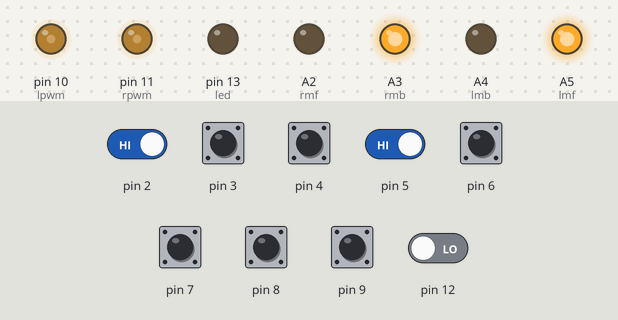
A sketch run on a simulated Arduino Uno, built with avr-gcc and run on an emulated ATmega328P. Shown: output pins drawn as LEDs (lit = HIGH). The inputs (shaded band) are chosen by the test bench; at power-on: pin 2–9 HIGH, pin 12 LOW.

Above: at 1.2 s.
1.3 s: pin 2 driven LOW
At 2.5 s:
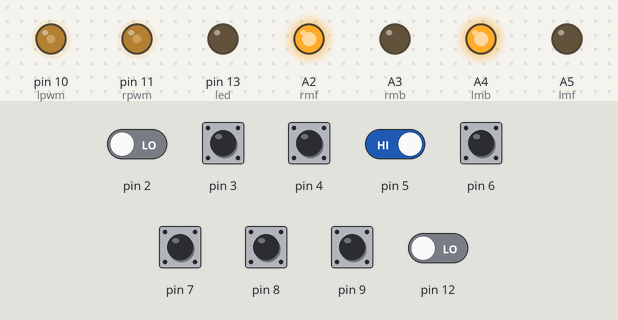
2.8 s: pin 5 driven LOW
At 3.7 s:
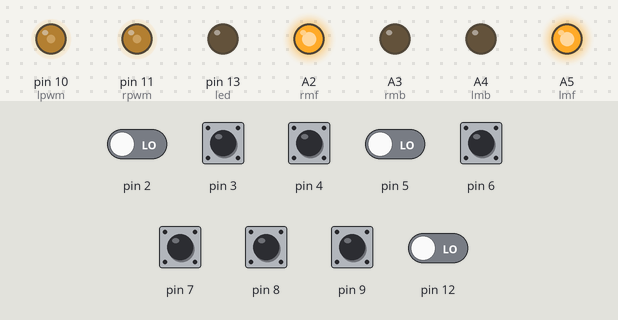
4.3 s: pin 5 driven HIGH
At 4.9 s:
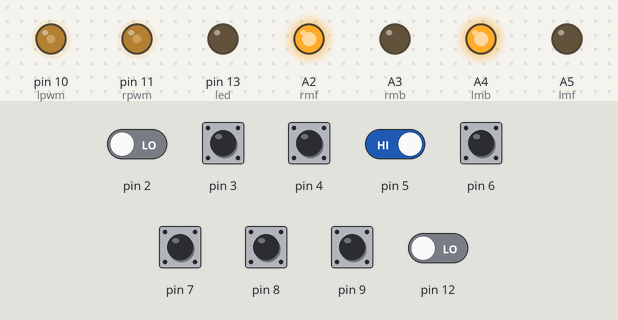
Timing chart, 0 to 7.3 s (numbered marks = the images above; inputs shaded):
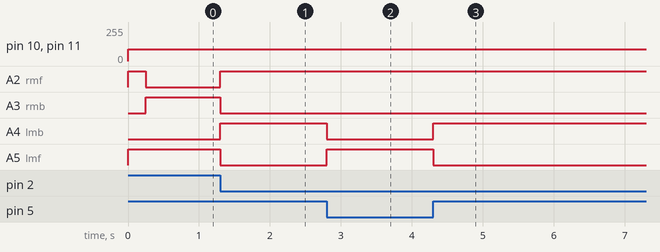

Measured:
- after the input at 1.3 s, A2 (rmf), A4 (lmb): LOW → HIGH at once; A3 (rmb), A5 (lmf): HIGH → LOW at once
- after the input at 2.8 s, A4 (lmb): HIGH → LOW at once; A5 (lmf): LOW → HIGH at once
- after the input at 4.3 s, A4 (lmb): LOW → HIGH at once; A5 (lmf): HIGH → LOW at once

The sketch:

line_follower_without_pid.ino
```cpp
int s1, s2, s3, s4, s5, s6, s7, s8, s9;
#define led 13
int spd = 90;
const int lmf = A5;
const int lmb = A4;
const int rmb = A3;
const int rmf = A2;
#define lpwm 10
#define rpwm 11
int lastTurn = 0;
// -1 = left, +1 = right
bool lineSearching = false;
unsigned long lostLineTime = 0;

void setup()
{
  for (int i = 2; i <= 9; i++)
  pinMode(i, INPUT);
  pinMode(A5, OUTPUT);
  pinMode(A4, OUTPUT);
  pinMode(A3, OUTPUT);
  pinMode(A2, OUTPUT);
  pinMode(lpwm, OUTPUT);
  pinMode(rpwm, OUTPUT);
  pinMode(led, OUTPUT);
}

void loop()
{
  s1 = digitalRead(2);
  s2 = digitalRead(3);
  s3 = digitalRead(4);
  s4 = digitalRead(5);
  s5 = digitalRead(6);
  s6 = digitalRead(7);
  s7 = digitalRead(8);
  s8 = digitalRead(9);
  s9 = digitalRead(12);

  // ---------- NORMAL LINE FOLLOW ----------
  if (s4 == 0 || s5 == 0)
  {
    forward();
    digitalWrite(led, LOW);
    lineSearching = false;  // Reset search flag
  }
  else if (s6 == 0 || s7 == 0 || s8 == 0)
  {
    right();
    lastTurn = 1;
    digitalWrite(led, LOW);
    lineSearching = false;  // Reset search flag
  }
  else if (s1 == 0 || s2 == 0 || s3 == 0)
  {
    left();
    lastTurn = -1;
    digitalWrite(led, LOW);
    lineSearching = false;  // Reset search flag
  }
  // ---------- LOST LINE (all sensors show white) ----------
  else if (s1==1 && s2==1 && s3==1 && s4==1 && s5==1 && s6==1 && s7==1 && s8==1)
  {
    if (!lineSearching)
    {
      forward();
      lostLineTime = millis();
      lineSearching = true;
    }
    else
    {
      if (millis() - lostLineTime >= 250)
      {
        if (lastTurn == -1)
        {
          left();
        }
        else
        {
          right();
        }
      }
      else
      {
        forward();
      }
    }
  }
}

void forward()
{
  analogWrite(lpwm, spd);
  analogWrite(rpwm, spd);
  digitalWrite(rmf, HIGH);
  digitalWrite(rmb, LOW);
  digitalWrite(lmf, HIGH);
  digitalWrite(lmb, LOW);
}

void right()
{
  analogWrite(lpwm, spd);
  analogWrite(rpwm, spd);
  digitalWrite(rmf, LOW);
  digitalWrite(rmb, HIGH);
  digitalWrite(lmf, HIGH);
  digitalWrite(lmb, LOW);
}

void left()
{
  analogWrite(lpwm, spd);
  analogWrite(rpwm, spd);
  digitalWrite(rmf, HIGH);
  digitalWrite(rmb, LOW);
  digitalWrite(lmf, LOW);
  digitalWrite(lmb, HIGH);
}

void Stop()
{
  digitalWrite(rmf, LOW);
  digitalWrite(rmb, LOW);
  digitalWrite(lmf, LOW);
  digitalWrite(lmb, LOW);
  digitalWrite(led, HIGH);
}
```
